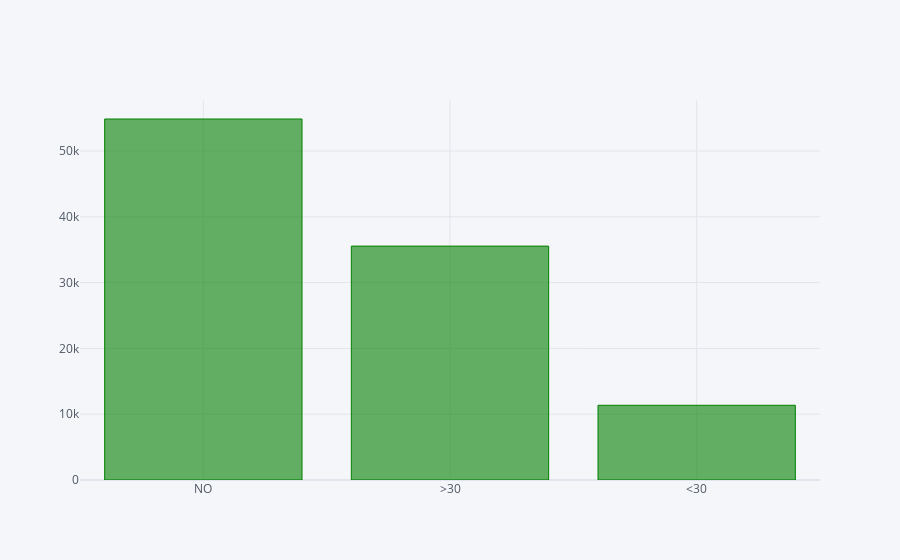

This figure's notebook cell:
### Markdown cell above
This information provides insights into the racial demographics of the patient population within the dataset, with Caucasians being the most represented group, followed by African Americans, individuals with unknown race, Hispanics, and finally, individuals categorized under 'Other'.ed

### Code cell
data['readmitted'].value_counts().iplot(kind='bar',color='green')

### Figure 1 — Plotly figure (JSON) as saved in the notebook; plotly's stock layout.template omitted (floating-point values rounded to 4 significant figures)
{"data": [{"marker": {"color": "rgba(0, 128, 0, 0.6)", "line": {"color": "rgba(0, 128, 0, 1.0)", "width": 1}}, "name": "count", "orientation": "v", "text": "", "type": "bar", "x": ["NO", ">30", "<30"], "y": [54864, 35545, 11357]}], "layout": {"autosize": true, "legend": {"bgcolor": "#F5F6F9", "font": {"color": "#4D5663"}}, "paper_bgcolor": "#F5F6F9", "plot_bgcolor": "#F5F6F9", "title": {"font": {"color": "#4D5663"}}, "xaxis": {"autorange": true, "gridcolor": "#E1E5ED", "range": [-0.5, 2.5], "showgrid": true, "tickfont": {"color": "#4D5663"}, "title": {"font": {"color": "#4D5663"}, "text": ""}, "type": "category", "zerolinecolor": "#E1E5ED"}, "yaxis": {"autorange": true, "gridcolor": "#E1E5ED", "range": [0, 57750.0], "showgrid": true, "tickfont": {"color": "#4D5663"}, "title": {"font": {"color": "#4D5663"}, "text": ""}, "type": "linear", "zerolinecolor": "#E1E5ED"}}}
